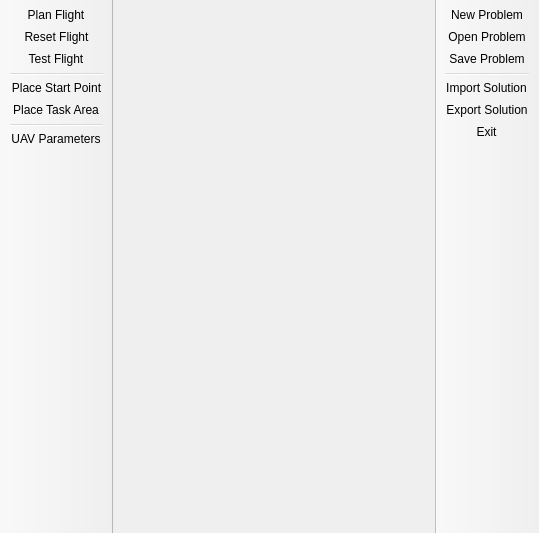
<?xml version="1.0" encoding="UTF-8"?>
<ui version="4.0">
 <class>MainWindow</class>
 <widget class="QMainWindow" name="MainWindow">
  <property name="geometry">
   <rect>
    <x>0</x>
    <y>0</y>
    <width>539</width>
    <height>533</height>
   </rect>
  </property>
  <property name="windowTitle">
   <string>UAV Mission Planner</string>
  </property>
  <property name="windowIcon">
   <iconset resource="../resources.qrc">
    <normaloff>:/icons/32x32/gui/images/32x32/apps/spire.png</normaloff>:/icons/32x32/gui/images/32x32/apps/spire.png</iconset>
  </property>
  <widget class="QWidget" name="centralWidget"/>
  <widget class="QToolBar" name="toolBar">
   <property name="windowTitle">
    <string>toolBar</string>
   </property>
   <property name="movable">
    <bool>false</bool>
   </property>
   <property name="allowedAreas">
    <set>Qt::LeftToolBarArea|Qt::RightToolBarArea|Qt::TopToolBarArea</set>
   </property>
   <property name="iconSize">
    <size>
     <width>32</width>
     <height>32</height>
    </size>
   </property>
   <property name="toolButtonStyle">
    <enum>Qt::ToolButtonTextUnderIcon</enum>
   </property>
   <property name="floatable">
    <bool>false</bool>
   </property>
   <attribute name="toolBarArea">
    <enum>LeftToolBarArea</enum>
   </attribute>
   <attribute name="toolBarBreak">
    <bool>false</bool>
   </attribute>
   <addaction name="actionPlan_Flight"/>
   <addaction name="actionReset_Flight"/>
   <addaction name="actionTest_Flight"/>
   <addaction name="separator"/>
   <addaction name="actionPlace_Start_Point"/>
   <addaction name="actionPlace_Task_Area"/>
   <addaction name="separator"/>
   <addaction name="actionUAV_Parameters"/>
  </widget>
  <widget class="QToolBar" name="toolBar_2">
   <property name="windowTitle">
    <string>toolBar_2</string>
   </property>
   <property name="movable">
    <bool>false</bool>
   </property>
   <property name="allowedAreas">
    <set>Qt::RightToolBarArea</set>
   </property>
   <property name="iconSize">
    <size>
     <width>32</width>
     <height>32</height>
    </size>
   </property>
   <property name="toolButtonStyle">
    <enum>Qt::ToolButtonTextUnderIcon</enum>
   </property>
   <property name="floatable">
    <bool>false</bool>
   </property>
   <attribute name="toolBarArea">
    <enum>RightToolBarArea</enum>
   </attribute>
   <attribute name="toolBarBreak">
    <bool>false</bool>
   </attribute>
   <addaction name="actionNew"/>
   <addaction name="actionOpen"/>
   <addaction name="actionSave_Planning_Problem"/>
   <addaction name="separator"/>
   <addaction name="actionImport_Solution"/>
   <addaction name="actionExport_Solution"/>
   <addaction name="actionExit"/>
  </widget>
  <action name="actionSave_Planning_Problem">
   <property name="icon">
    <iconset resource="../resources.qrc">
     <normaloff>:/icons/48/gui/images/48/48px-Document-save.svg.png</normaloff>:/icons/48/gui/images/48/48px-Document-save.svg.png</iconset>
   </property>
   <property name="text">
    <string>&amp;Save Problem</string>
   </property>
   <property name="shortcut">
    <string>Ctrl+S</string>
   </property>
  </action>
  <action name="actionExport_Solution">
   <property name="icon">
    <iconset resource="../resources.qrc">
     <normaloff>:/icons/48/gui/images/48/48px-Document-save.svg.png</normaloff>:/icons/48/gui/images/48/48px-Document-save.svg.png</iconset>
   </property>
   <property name="text">
    <string>&amp;Export Solution</string>
   </property>
   <property name="shortcut">
    <string>Ctrl+Alt+E</string>
   </property>
  </action>
  <action name="actionExit">
   <property name="icon">
    <iconset resource="../resources.qrc">
     <normaloff>:/icons/48/gui/images/48/48px-System-log-out.svg.png</normaloff>:/icons/48/gui/images/48/48px-System-log-out.svg.png</iconset>
   </property>
   <property name="text">
    <string>E&amp;xit</string>
   </property>
   <property name="shortcut">
    <string>Ctrl+Q</string>
   </property>
  </action>
  <action name="actionOpen">
   <property name="icon">
    <iconset resource="../resources.qrc">
     <normaloff>:/icons/48/gui/images/48/48px-Document-open.svg.png</normaloff>:/icons/48/gui/images/48/48px-Document-open.svg.png</iconset>
   </property>
   <property name="text">
    <string>&amp;Open Problem</string>
   </property>
   <property name="shortcut">
    <string>Ctrl+O</string>
   </property>
  </action>
  <action name="actionUAV_Parameters">
   <property name="icon">
    <iconset resource="../resources.qrc">
     <normaloff>:/icons/48/gui/images/48/48px-Applications-system.svg.png</normaloff>:/icons/48/gui/images/48/48px-Applications-system.svg.png</iconset>
   </property>
   <property name="text">
    <string>UAV Parameters</string>
   </property>
  </action>
  <action name="actionNew">
   <property name="enabled">
    <bool>true</bool>
   </property>
   <property name="icon">
    <iconset resource="../resources.qrc">
     <normaloff>:/icons/48/gui/images/48/48px-Document-new.svg.png</normaloff>:/icons/48/gui/images/48/48px-Document-new.svg.png</iconset>
   </property>
   <property name="text">
    <string>&amp;New Problem</string>
   </property>
   <property name="shortcut">
    <string>Ctrl+N</string>
   </property>
  </action>
  <action name="actionClose">
   <property name="enabled">
    <bool>true</bool>
   </property>
   <property name="icon">
    <iconset resource="../resources.qrc">
     <normaloff>:/icons/16x16/gui/images/16x16/actions/fileclose.png</normaloff>:/icons/16x16/gui/images/16x16/actions/fileclose.png</iconset>
   </property>
   <property name="text">
    <string>&amp;Close problem</string>
   </property>
   <property name="shortcut">
    <string>Ctrl+W</string>
   </property>
  </action>
  <action name="actionImport_Solution">
   <property name="icon">
    <iconset resource="../resources.qrc">
     <normaloff>:/icons/48/gui/images/48/48px-Document-open.svg.png</normaloff>:/icons/48/gui/images/48/48px-Document-open.svg.png</iconset>
   </property>
   <property name="text">
    <string>&amp;Import Solution</string>
   </property>
   <property name="shortcut">
    <string>Ctrl+Alt+I</string>
   </property>
  </action>
  <action name="actionPlan_Flight">
   <property name="icon">
    <iconset resource="../resources.qrc">
     <normaloff>:/icons/32x32/gui/images/32x32/start or accept.png</normaloff>:/icons/32x32/gui/images/32x32/start or accept.png</iconset>
   </property>
   <property name="text">
    <string>Plan Flight</string>
   </property>
  </action>
  <action name="actionReset_Flight">
   <property name="icon">
    <iconset resource="../resources.qrc">
     <normaloff>:/icons/32x32/gui/images/32x32/reset or undo.png</normaloff>:/icons/32x32/gui/images/32x32/reset or undo.png</iconset>
   </property>
   <property name="text">
    <string>Reset Flight</string>
   </property>
  </action>
  <action name="actionPlace_Start_Point">
   <property name="icon">
    <iconset resource="../resources.qrc">
     <normaloff>:/icons/32x32/gui/images/32x32/startCircle.png</normaloff>:/icons/32x32/gui/images/32x32/startCircle.png</iconset>
   </property>
   <property name="text">
    <string>Place Start Point</string>
   </property>
  </action>
  <action name="actionPlace_Task_Area">
   <property name="icon">
    <iconset resource="../resources.qrc">
     <normaloff>:/icons/32x32/gui/images/32x32/polygon.png</normaloff>:/icons/32x32/gui/images/32x32/polygon.png</iconset>
   </property>
   <property name="text">
    <string>Place Task Area</string>
   </property>
  </action>
  <action name="actionTest_Flight">
   <property name="icon">
    <iconset resource="../resources.qrc">
     <normaloff>:/icons/48/gui/images/48/48px-Media-playback-start.svg.png</normaloff>:/icons/48/gui/images/48/48px-Media-playback-start.svg.png</iconset>
   </property>
   <property name="text">
    <string>Test Flight</string>
   </property>
  </action>
 </widget>
 <layoutdefault spacing="6" margin="11"/>
 <resources>
  <include location="../resources.qrc"/>
 </resources>
 <connections/>
</ui>
